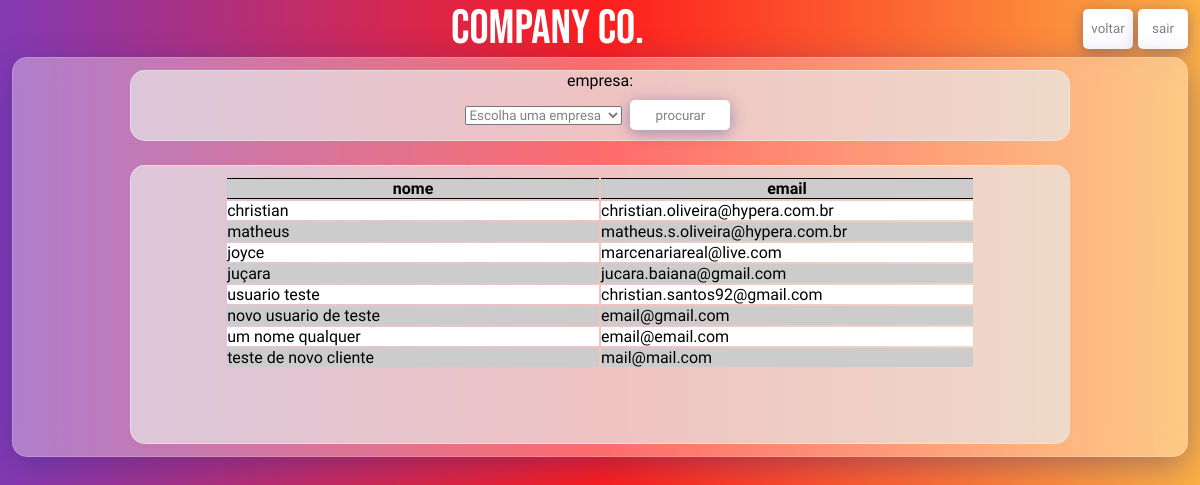
/view_client, run on an earlier commit of the app's database.
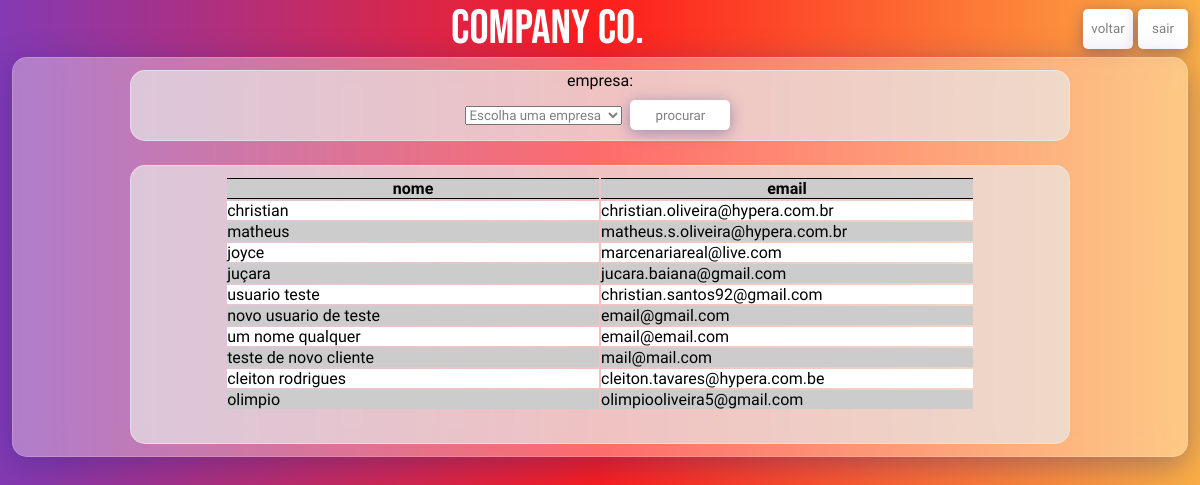
And on a later commit of the database.
### app.py (models this page shows)
class Client(db.Model):
    __tablename__ = 'clientes'
    id = db.Column(db.Integer, primary_key=True)
    name = db.Column(db.String(100), nullable=False)
    company = db.Column(db.String(100), nullable=True)
    email = db.Column(db.String(100), nullable=False)

### app.py (the view)
@app.route('/view_client', methods=['GET', 'POST'])
def view_client():
    conn = sqlite3.connect('./instance/database.db')
    cursor = conn.cursor()
    cursor.execute('''
        SELECT id, name FROM clientes;
    ''')
    options = cursor.fetchall()
    cursor.execute('''
        SELECT company FROM empresas;
    ''')
    company = cursor.fetchall()
    conn.close()
    clientes = search_all_clients()
    return render_template('consulta-cliente.html', options=options, empresas=company, clientes=clientes)

### app.py (called while the page is built)
def search_all_clients():
    conn = sqlite3.connect('./instance/database.db')
    c = conn.cursor()
    c.execute('''
        SELECT * FROM clientes
    ''')
    clients = c.fetchall()
    conn.close()
    return clients

### templates/consulta-cliente.html (shortened to what this page needs)
<!DOCTYPE html>
<html lang="pt-br">
<head>
    <link rel="stylesheet" href="{{ url_for('static', filename='consulta.css') }}">
</head>
<body>
    <div class="header">
        <div class="content-header">
            <label>company co.</label>
            <form action="{{ url_for('dashboard') }}" method="post">
                <button id="voltar" type="submit">voltar</button>
            </form>
            <form action="{{ url_for('logout') }}" method="post">
                <button type="submit">sair</button>
            </form>
        </div>
    </div>
    <div class="container">
        <div class="menu">
            <label>Empresa:</label>
            <form action="{{ url_for('search') }}" method="post">
                <select name="company" id="company" required>
                    <option value="" selected disabled hidden>Escolha uma empresa</option>
                </select>
                <button type="submit">procurar</button>
            </form>
        </div>
        <div class="result">
            {% if clientes %}
                <table>
                    <thead>
                        <tr>
                            <th>Nome</th>
                            <th>Email</th>
                        </tr>
                    </thead>
                    <tbody>
                        {% for cliente in clientes %}
                            <tr>
                                <td>{{ cliente[1] }}</td>
                                <td>{{ cliente[3] }}</td>
                            </tr>
                        {% endfor %}
                    </tbody>
                </table>
            {% else %}
                <p>Selecione uma empresa para exibir os clientes</p>
            {% endif %}
        </div>
</body>
</html>

### static/consulta.css (style rules this page uses)
* { margin: 0px; padding: 0px; box-sizing: border-box; }
body { width: 100vw; height: 100vh; display: flex; flex-direction: column; align-items: center; background: rgb(131,58,180); background: linear-gradient(90deg, rgba(131,58,180,1) 0%, rgba(253,29,29,1) 50%, rgba(252,176,69,1) 100%); font-family: 'Comfortaa', sans-serif; }
.header { width: 100%; display: flex; align-items: center; justify-content: center; }
.content-header { width: 98%; display: flex; align-items: center; justify-content: center; }
.content-header label { width: 100%; display: flex; justify-content: center; text-transform: uppercase; font-family: 'Bebas Neue', system-ui; font-size: 48px; color: #fff; }
.content-header button { width: 50px; height: 40px; text-transform: lowercase; font-family: 'Comfortaa', sans-serif; color: rgb(128, 128, 128); background: #fff; border: none; border-radius: 5px; box-shadow: 0 3px 15px 0 rgba(31, 38, 135, 0.37); }
#voltar { margin-right: 5px; }
.container { width: 98%; height: 50vh; display: flex; flex-direction: column; align-items: center; justify-content: space-around; text-transform: lowercase; border: 1px solid rgba(255, 255, 255, 0.18); border-radius: 15px; background: rgba(255, 255, 255, 0.35); box-shadow: 0 8px 32px 0 rgba(31, 38, 135, 0.37); border-radius: 15px; backdrop-filter: blur(13.5px); -webkit-backdrop-filter: blur(13.5px); }
.menu { width: 80%; display: flex; flex-direction: column; align-items: center; justify-content: center; border: 1px solid rgba(255, 255, 255, 0.35); border-radius: 15px; background-color: rgba(232, 232, 232, 0.7); }
.menu form { padding: 5px; }
.menu select { font-family: 'Comfortaa', sans-serif; color: rgb(128, 128, 128); }
.menu form > button { width: 100px; height: 30px; margin: 5px; background: #fff; border: none; border-radius: 5px; box-shadow: 0 3px 15px 0 rgba(31, 38, 135, 0.37); text-transform: lowercase; font-family: 'Comfortaa', sans-serif; color: rgb(128, 128, 128); }
.result { width: 80%; height: 70%; border: 1px solid rgba(232, 232, 232, 0.7) ; border-radius: 15px; background-color: rgba(232, 232, 232, 0.7); display: flex; align-items: start; justify-content: center; }
.result table { width: 80%; margin-top: 10px; }
.result table > thead > tr > th { width: 50%; background-color: #ccc; border-top: 1px solid rgb(0, 0, 0); border-bottom: 1px solid rgb(0, 0, 0); }
table tr:nth-of-type(odd) { background-color: #fff; }
table tr:nth-of-type(even) { background-color: #ccc; }

What changed in the data, as far as the page shows it:
added Client: name "cleiton rodrigues", email "cleiton.tavares@hypera.com.be"
added Client: name "olimpio", email "olimpiooliveira5@gmail.com"
